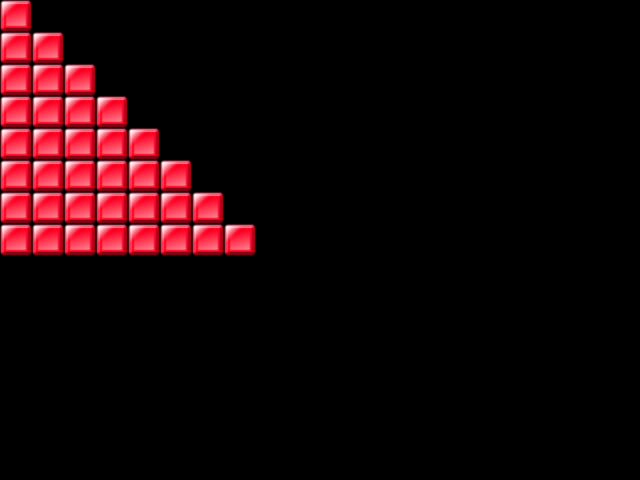

A level layout from a 2D game, rendered from its tile map. Below: a short description, then the map file with tile-grid data replaced by summaries:
An orthogonal 20x15 tile map with 32x32 px tiles, 1 tile layer (Tile Layer 1).

<map version="1.0" tiledversion="2017.10.11" orientation="orthogonal" renderorder="right-down" width="20" height="15" tilewidth="32" tileheight="32" infinite="0" nextobjectid="7">
 <tileset firstgid="1" name="brick_sprite" tilewidth="32" tileheight="32" tilecount="6" columns="6">
  <image source="assets/brick_sprite.png" width="220" height="33" />
 </tileset>
 <layer name="Tile Layer 1" width="20" height="15">
  <data>[300 cells, 36 non-empty, 1 distinct tile ids]</data>
 </layer>
</map>